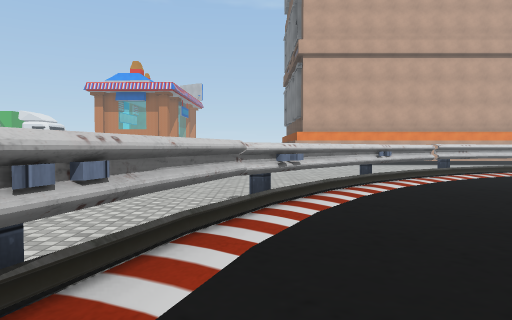
[1] (above)

24 first-person views from a walk through a scene from a Unity 3-D project. The camera is 1.5 m above the floor, tilts 2° down and sees 70° across. The floor is counted in squares, 2 m on a side. Each view is taken from the middle of a square. On the plan, view 1 faces up. The plan holds only what a view shows up to about 11 squares ahead; the rest is blank. The place goes on beyond the plan. Some surface patterns are stand-ins.

[2]
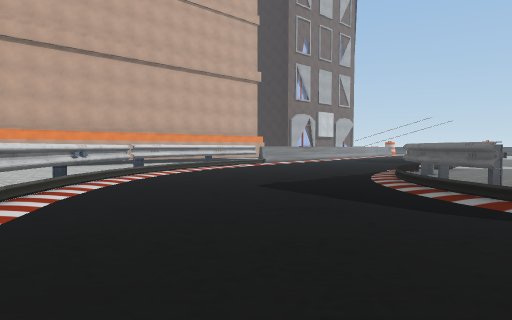

[3]
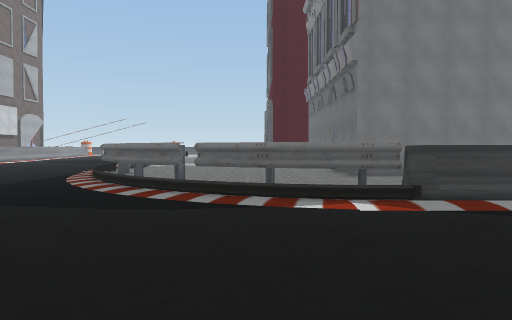

[4]
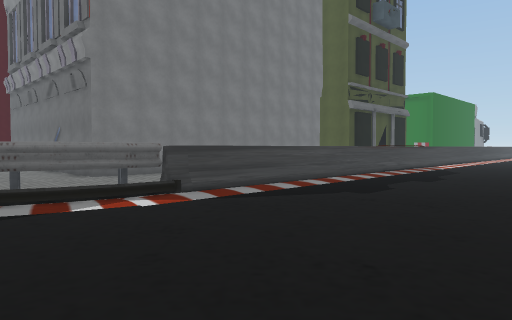

[5]
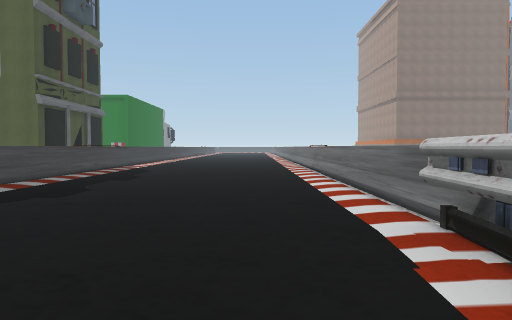

[6]
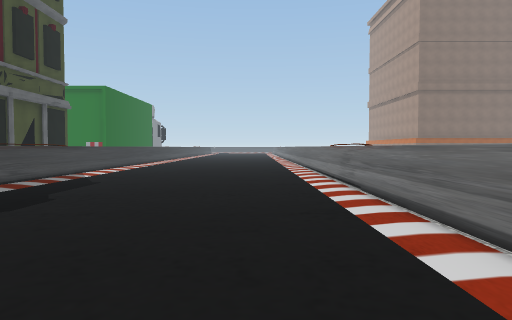

[7]
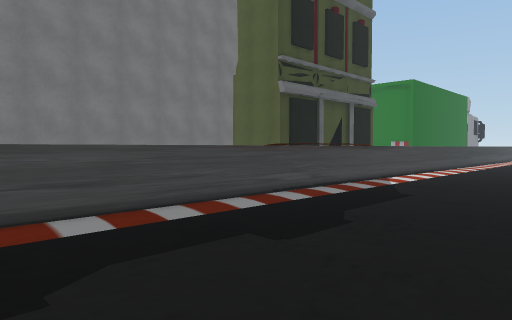

[8]
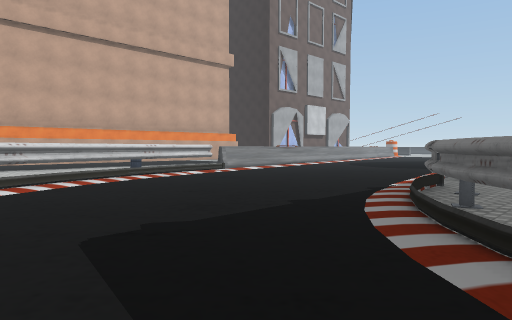

[9]
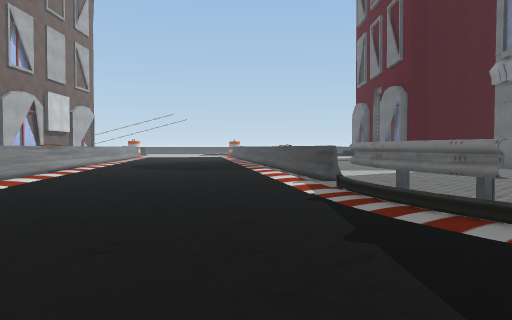

[10]
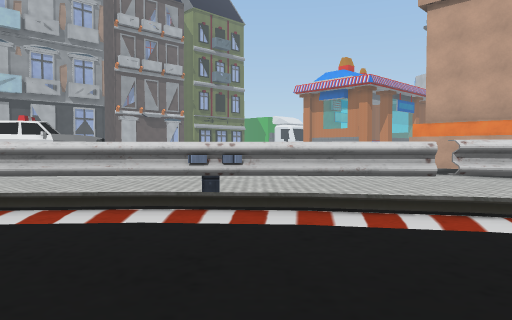

[11]
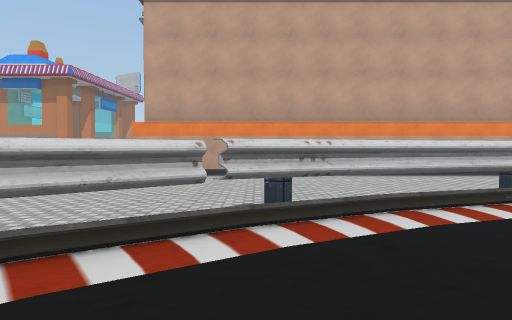

[12]
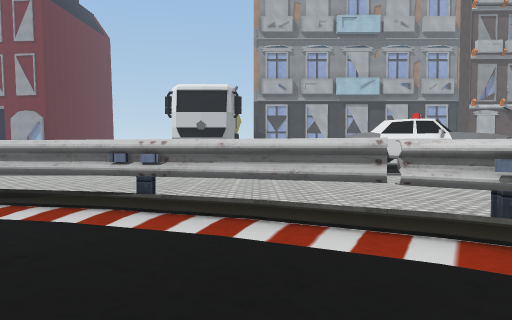

[13]
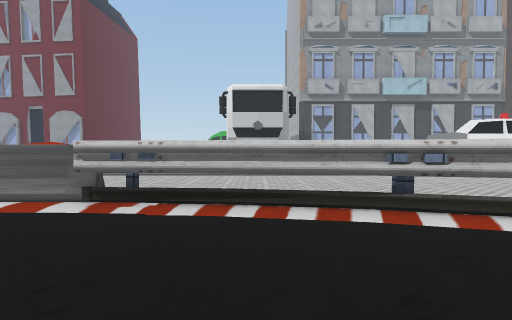

[14]
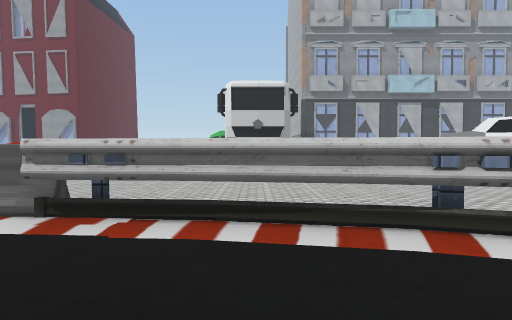

[15]
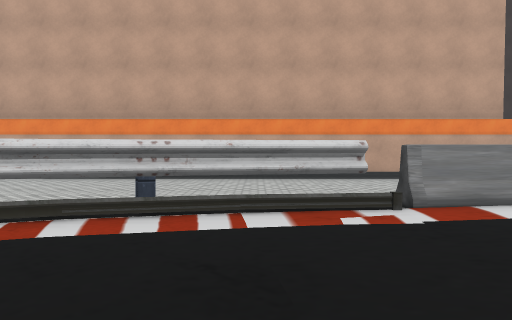

[16]
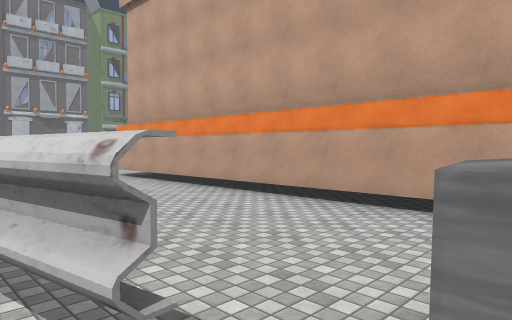

[17]
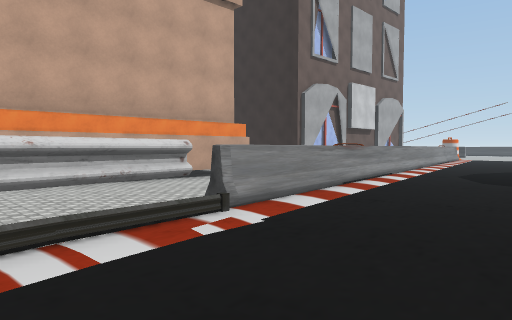

[18]
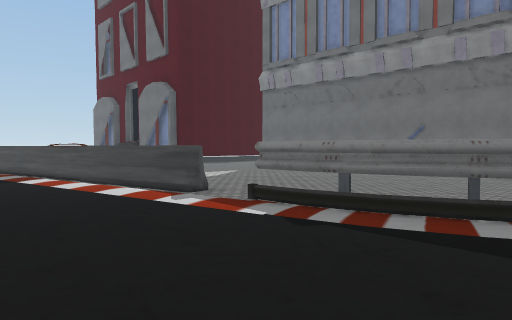

[19]
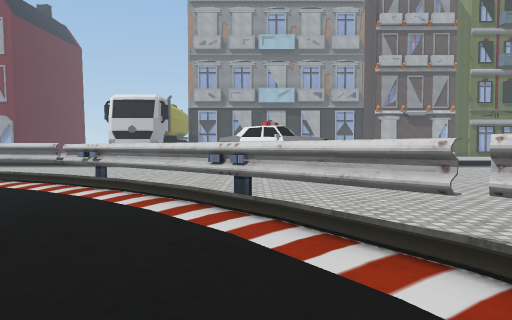

[20]
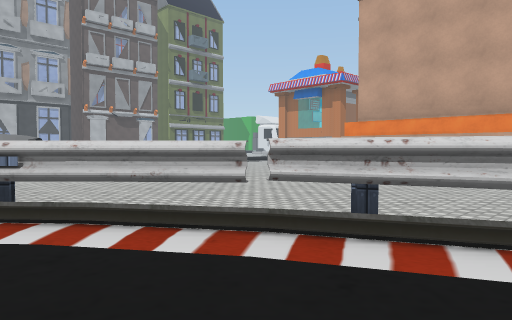

[21]
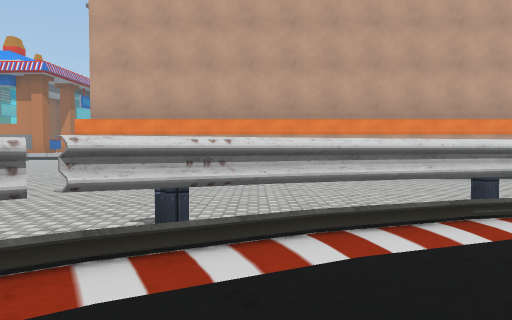

[22]
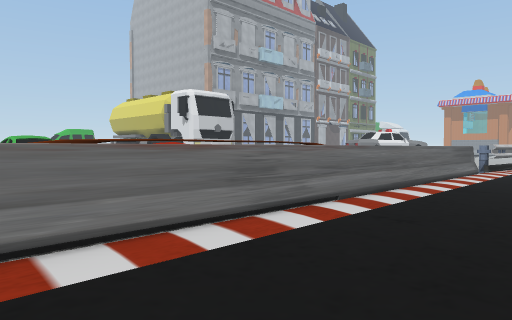

[23]
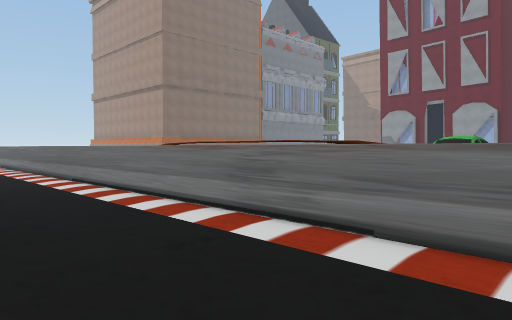

[24]
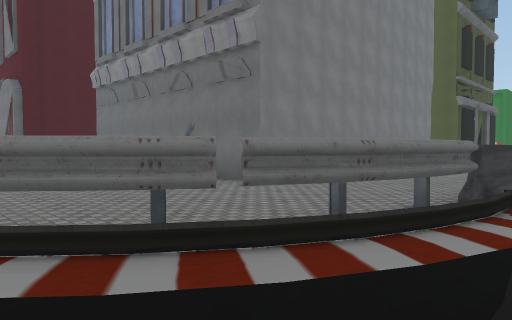

### Floor plan
Key: @ floor where view 1 was taken; # wall or solid block; x gap in a wall; . floor; / step, stairs or slope; = window, fence, low wall or low ledge; T thing the floor can be seen under or through; B barrier; U building; O other object.
Columns run from 11 left of view 1 to 14 right of it. Each row starts with its distance up from view 1.
 17            ..
 16            ..U############
 15            ...............
 14          . ...............
 13          ................
 12           .............#=#
 11          ..........TBTT...
 10         ........BTT.......
  9        ........T/.........
  8       .......BT...........
  7      ........T............
  6      .......#.............
  5      ......B.............#
  4      ......#........OOOOx#
  3      .....#.......OOO....
  2      .....B......OO......
  1      .....#......OO......
  0      .....T@.....O.......
 -1      .....T.....OO.......
 -2     .....B......#O..
 -3     .....#......# ..U##
 -4     ...  #......#...U
 -5          #......#...U
 -6          #......#.. U
 -7          #......#   U
 -8          #......#   U
 -9          #......#   U
-10          #......#   U
-11 OO       #......#   U
-12 OO       #......#   U
-13          #......#
-14          #......#

Where each view was taken, in squares from view 1:
view 1: 0 up, 0 right, facing up
view 2: 0 up, 0 right, facing up-right
view 3: 0 up, 0 right, facing right
view 4: 1 up, 0 right, facing down-right
view 5: 1 up, 0 right, facing down
view 6: 3 down, 0 right, facing down
view 7: 5 down, 1 right, facing down-right
view 8: 2 up, 4 right, facing up-right
view 9: 6 up, 5 right, facing right
view 10: 5 up, 6 right, facing up-left
view 11: 6 up, 5 right, facing up
view 12: 3 up, 3 right, facing left
view 13: 0 up, 3 right, facing left
view 14: 0 up, 2 right, facing left
view 15: 7 up, 10 right, facing up
view 16: 11 up, 12 right, facing up-left
view 17: 8 up, 9 right, facing up-right
view 18: 8 up, 8 right, facing down-right
view 19: 8 up, 7 right, facing left
view 20: 7 up, 7 right, facing up-left
view 21: 7 up, 6 right, facing up
view 22: 14 down, 1 right, facing up-left
view 23: 8 down, 1 right, facing down-left
view 24: 3 up, 4 right, facing down-right
